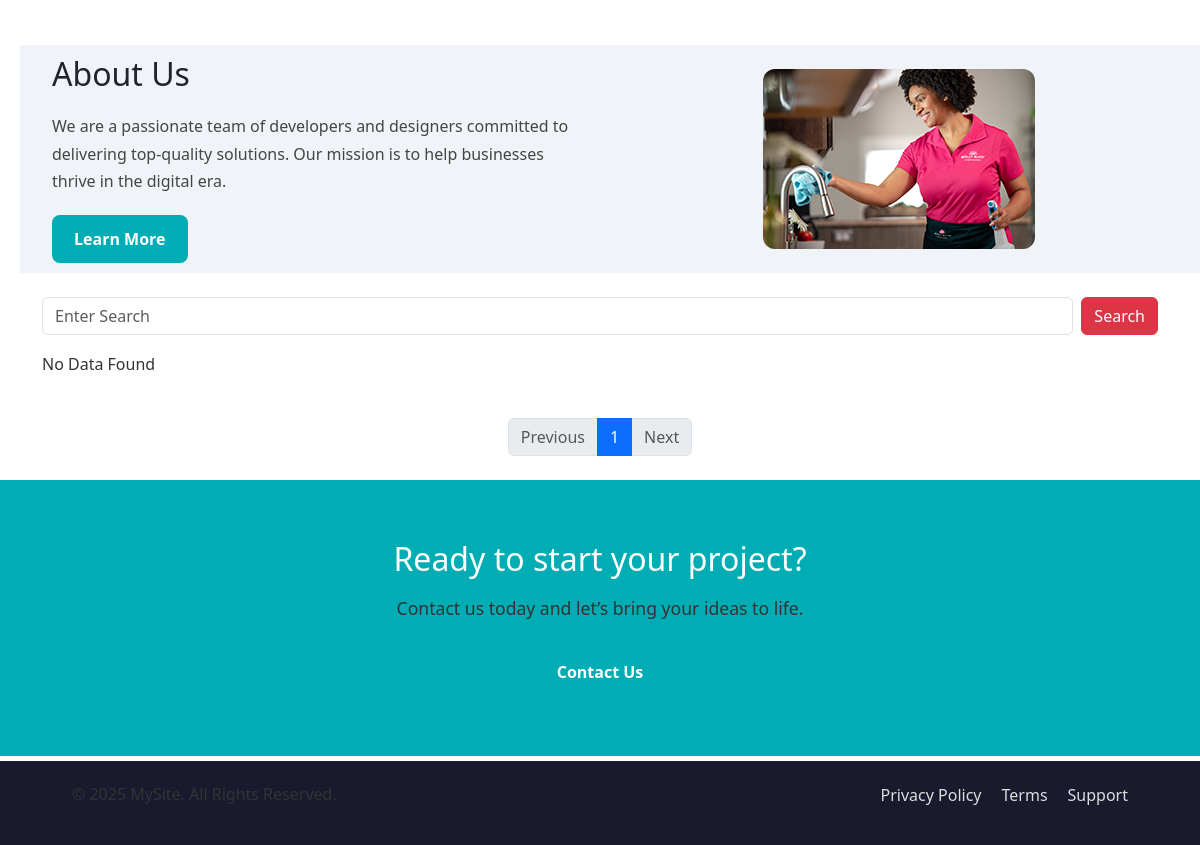
/ (lower part), run on an earlier commit of the app's database.
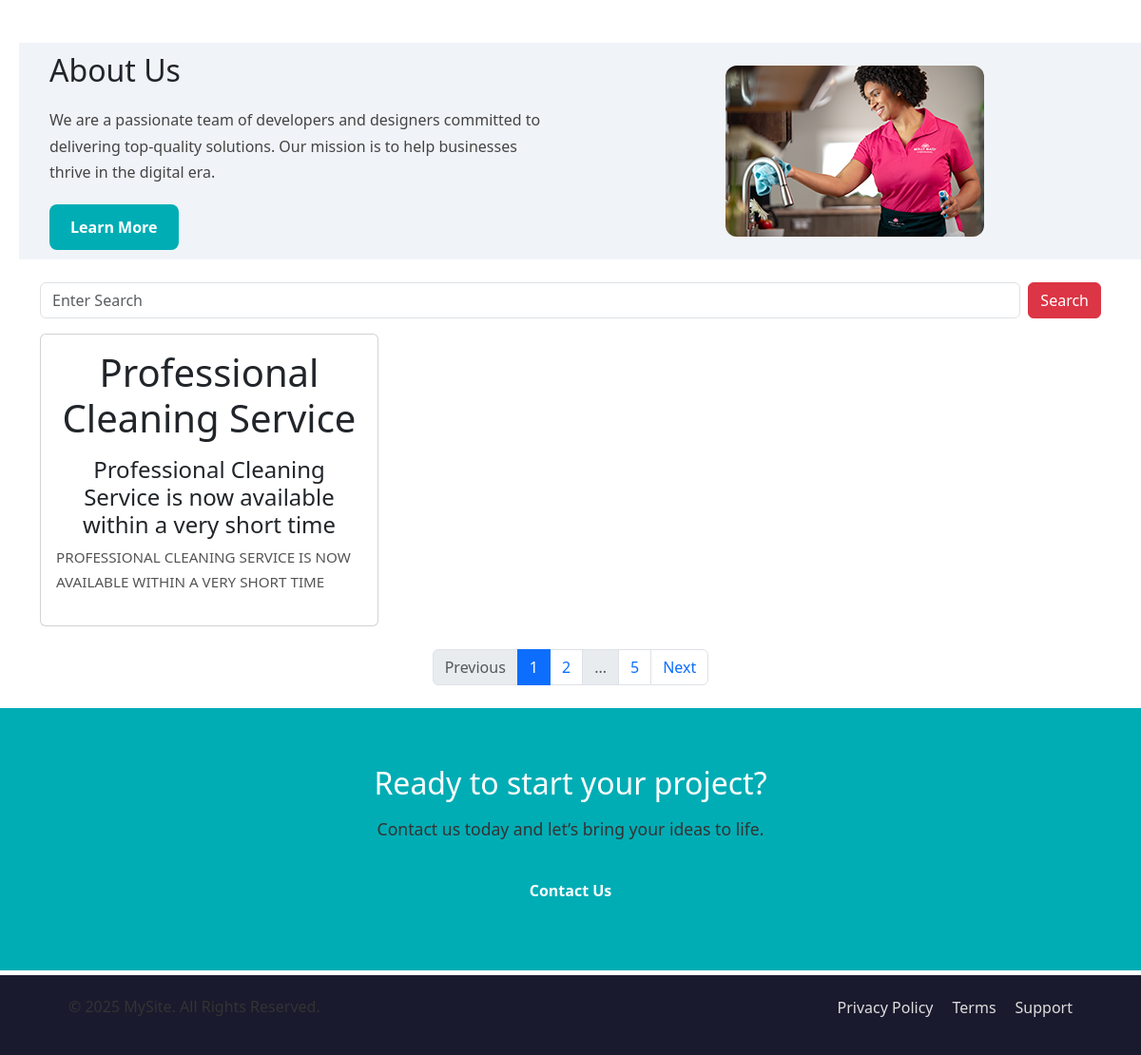
And on a later commit of the database.
### services/models.py (models this page shows)
class Service(models.Model):
    service_icon = models.CharField(max_length=50)
    service_title = models.CharField(max_length=50)
    service_description = models.TextField()

### new_project1/views.py (the view)
# urls.py: path('',views.homePage),
def homePage(request):
    newsData = News.objects.all()
    search_str = request.GET.get('searchBox')
    if search_str:
        serviceData = Service.objects.filter(service_title__icontains=search_str)
    else:
        serviceData = Service.objects.all()
    paginator = Paginator(serviceData, 1)  # 3 items per page
    page_number = request.GET.get('page')
    finalServicePaginatorData = paginator.get_page(page_number)
    current = finalServicePaginatorData.number
    prev_page = current - 1
    next_page = current + 1
    total_pages = paginator.num_pages
    context = {
        'serviceData': finalServicePaginatorData,
        'newsData': newsData,
        'search_str': search_str,
        'current': current,
        'prev_page': prev_page,
        'next_page': next_page,
        'total_pages': total_pages
    }
    return render(request, 'index.html', context)

### templates/index.html (shortened to what this page needs)
{% extends 'base.html' %}
{% block content %}
  <link href="https://cdn.jsdelivr.net/npm/bootstrap@5.3.2/dist/css/bootstrap.min.css" rel="stylesheet" />
  {% include 'service.html' %}
  {% include 'about.html' %}
  <div class="container my-4">
    <form method="get" class="d-flex mb-3">
      <input class="form-control me-2" type="text" name="searchBox" placeholder="Enter Search" value="{{ request.GET.searchBox }}" />
      <button class="btn btn-danger" type="submit">Search</button>
    </form>
    <div class="row">
      {% for i in serviceData %}
        <div class="col-md-4">
          <div class="card p-3 h-100">
            <h1 class="text-center">{{ i.service_icon }}</h1>
            <h4 class="text-center mt-2">{{ i.service_title }}</h4>
            <p>{{ i.service_description|upper }}</p>
          </div>
        </div>
      {% empty %}
        <p>No Data Found</p>
      {% endfor %}
    </div>
    <nav aria-label="Page navigation" class="mt-4">
      <ul class="pagination justify-content-center">
        {% if serviceData.has_previous %}
          <li class="page-item">
            <a class="page-link"
              href="?page={{ prev_page }}{% if search_str %}
                &searchBox={{ search_str }}
              {% endif %}">
              Previous
            </a>
          </li>
        {% else %}
          <li class="page-item disabled">
            <span class="page-link">Previous</span>
          </li>
        {% endif %}
        {% for num in serviceData.paginator.page_range %}
          {% if num >= current|add:'-1' and num <= current|add:'1' %}
            {% if num == current %}
              <li class="page-item active">
                <span class="page-link">{{ num }}</span>
              </li>
            {% else %}
              <li class="page-item">
                <a class="page-link"
                  href="?page={{ num }}">
                  {{ num }}
                </a>
              </li>
            {% endif %}
          {% endif %}
        {% endfor %}
        {% if current < total_pages|add:'-1' %}
          {% if current < total_pages|add:'-2' %}
            <li class="page-item disabled">
              <span class="page-link">...</span>
            </li>
          {% endif %}
          <li class="page-item">
            <a class="page-link"
              href="?page={{ total_pages }}">
              {{ total_pages }}
            </a>
          </li>
        {% endif %}
        {% if serviceData.has_next %}
          <li class="page-item">
            <a class="page-link"
              href="?page={{ next_page }}">
              Next
            </a>
          </li>
        {% else %}
          <li class="page-item disabled">
            <span class="page-link">Next</span>
          </li>
        {% endif %}
      </ul>
    </nav>
  </div>
  <section class="cta">
    <div class="container">
      <h2>Ready to start your project?</h2>
      <p>Contact us today and let’s bring your ideas to life.</p>
      <a href="#" class="btn-primary">Contact Us</a>
    </div>
  </section>
{% endblock %}

What changed in the data, as far as the page shows it:
added Service: service_icon "Professional Cleaning Service", service_title "Professional Cleaning Service is now available within a very short time", service_description "PROFESSIONAL CLEANING SERVICE IS NOW AVAILABLE WITHIN A VERY SHORT TIME"
Also different on the page:
{{ total_pages }}: (not shown) → "5"
new list line: "2"
text no longer shown: "No Data Found"
